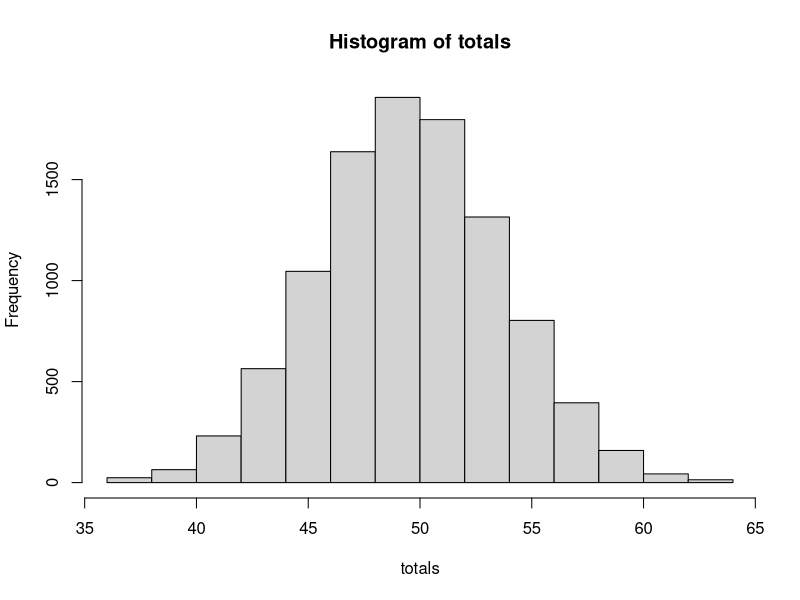
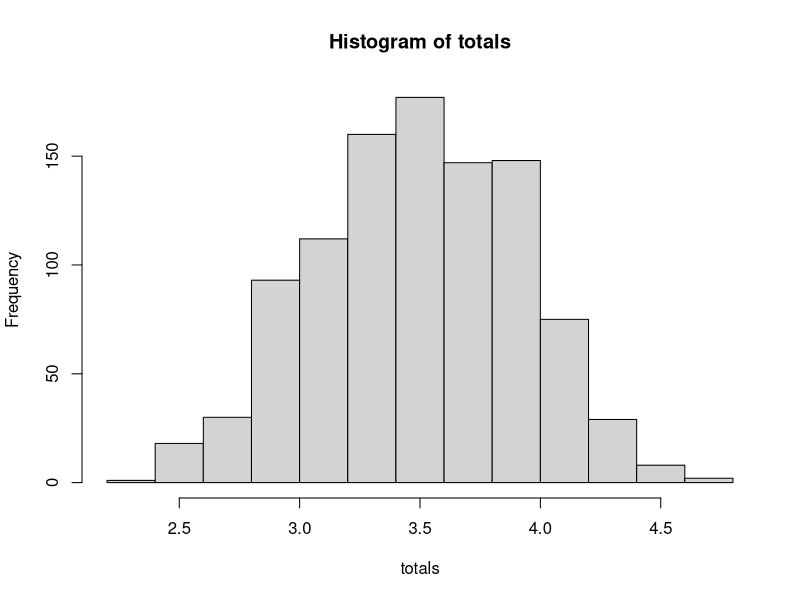
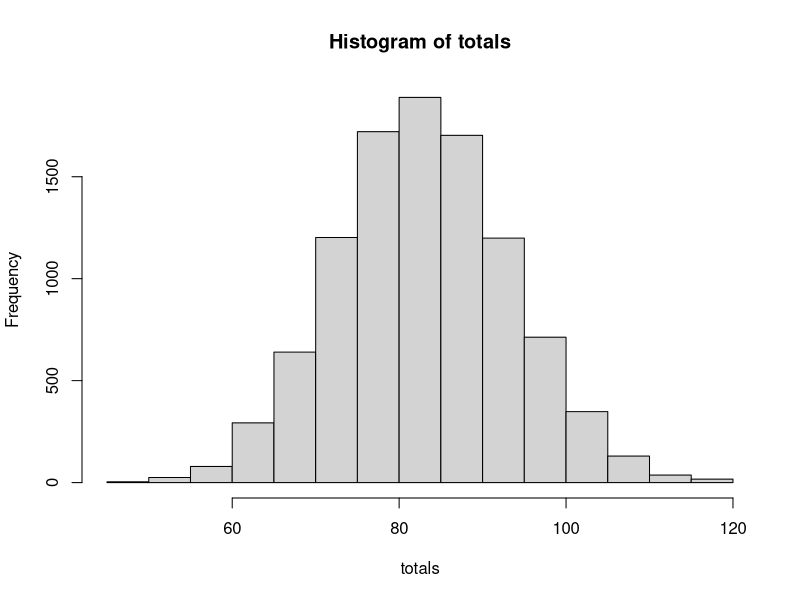

These figures' R source, in order:
## ---- chunk 1
# sample 1
set.seed(5)
box=c(1,2,3)
sample = sample(box, 25, replace = T)
table(sample)
sum(sample)

# sample 2
set.seed(10)
box=c(1,2,3)
sample = sample(box, 25, replace = T)
table(sample)
sum(sample)
## ---- chunk 2
# replicate 10000 samples, and calculate 10000 sums
set.seed(10)
box=c(1,2,3)
totals = replicate(10000, sum(sample(box, 25, replace = T)))
hist(totals)
## compare the simulation mean and SD to the EV and SE of the model.
mean(totals)
sd(totals)
## ---- chunk 3
# sample 1
set.seed(5)
box=c(1,2,3,4,5,6)
sample = sample(box, 16, replace = T)
table(sample)
mean(sample)

# sample 2
set.seed(10)
sample = sample(box, 16, replace = T)
table(sample)
mean(sample)
## ---- chunk 4
# replicate 1000 samples, and calculate 1000 sums
set.seed(10)
box=c(1,2,3,4,5,6)
totals = replicate(1000, mean(sample(box, 16, replace = T)))
hist(totals)
## compare the simulation mean and SD to the EV and SE of the model.
mean(totals)
sd(totals)
## ---- chunk 5

## ---- chunk 6
# replicate 10000 samples, and calculate 10000 sums
set.seed(10)
box=c(1,3,6)
totals = replicate(10000, sum(sample(box, 25, replace = T)))
hist(totals)
## compare the simulation mean and SD to the EV and SE of the model.
mean(totals)
sd(totals)
